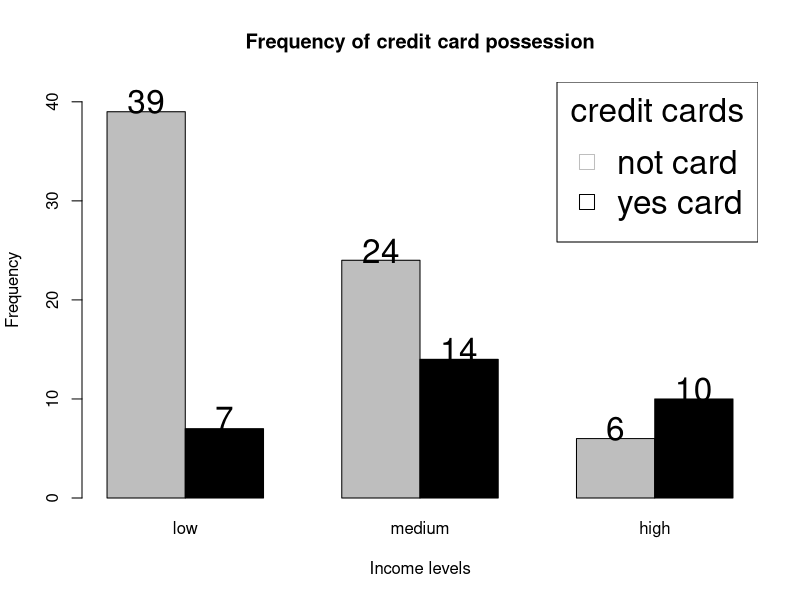
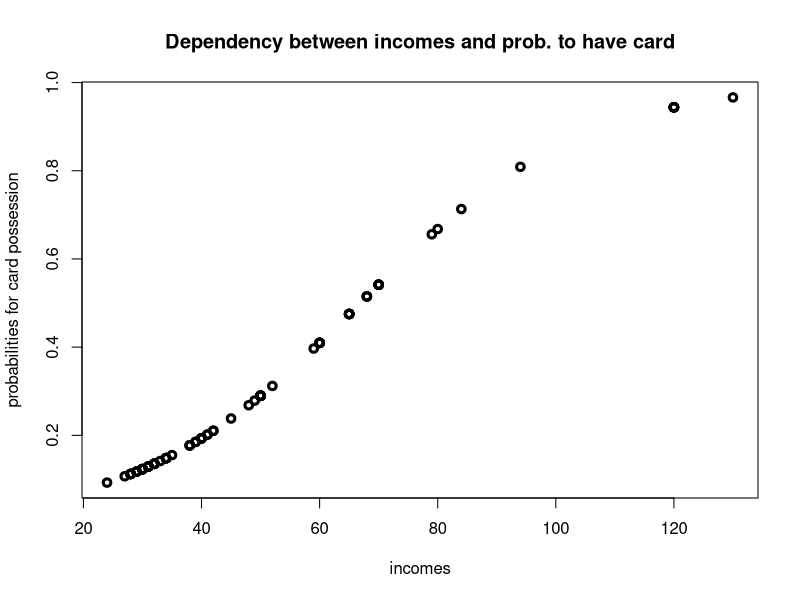

Write R code to recreate these figures, in order.
#######################################################
#      TASK 01 - STATISTIC ANALYSIS IN BIG DATA       #
#######################################################
#                      VERSION 3.0
# Comment: Ctrl + enter --> this is a sequence of commands
# to run selected lines of code in R

# Topic: Categorical data analysis
# Enunciate:
# The table of data refers to a sample of subjects randomly selected
# for an Italian study on the relation between income and whether
# one posseses a travel credit card.
# At each level of annual income (in mill. lira), the table indicates
# the number of subjects sampled and the number of them possesing at
# least one travel credit card.

# read dataset
data <- read.csv("practice01_stat/Credit.csv", sep = " ")

# structure the data
# variables
# income: salary per person
# numcase: number of total sampled persons
# card: number of persons which have least 1 card
data <- data.frame(data)
colnames(data) <- c("income", "numcase", "card")
print("*** Dataset - Credit Card Analysis ***")
print(data)
print("Dimensionality of dataset: ")
print(dim(data))

######################
#       TASK 01      #
######################

# Divide income levels into 3 groups and graphically
# depict the frequency of having at least one card at
# different income levels
# income < 40  ; 40 <= income < 70  ; income >= 70

# number of samples
samples <- dim(data)[1]

# establish grouping criteria
for(i in 1:samples)
{
    if(data$income[i] < 40)
    {
        data$level[i] <- "low"
    }else if (data$income[i] < 70) {
       data$level[i] <- "medium"
    }else {
       data$level[i] <- "high"
    }
}

# final printed for dataset
# check the new column income levels
print(data)

# redefine 2 columns
for(i in 1:samples){
    data$yescard[i] <- data$card[i]
    data$nocard[i] <- data$numcase[i] - data$card[i]
}

# redefine levels
data$level[which(data$level == "low")] <- 0
data$level[which(data$level == "medium")] <- 1
data$level[which(data$level == "high")] <- 2

print(data)

# build the table of factors

# levels of income
income_lev <- levels(as.factor(data$level))

# levels of credit card possession
possession_lev <- c(0, 1)       # values 0: not |  1: yes

# build table of factors
# factor 1: level of income
# factor 2: level of possession of least 1 credit card

f_table <- function(data){
    a <- levels(as.factor(data$level))
    b <- c(0, 1)
    la <- length(a)
    lb <- length(b)
    out <- matrix(nrow = lb, ncol = la)

    for(i in 1:la){
        ftr <- data[, 4] == a[i]
        for(j in b){
            out[j + 1, i] <- sum(data[ftr, ncol(data) - j])
        }
    }

    rownames(out) <- b
    colnames(out) <- a
    out
}

# final table which grouping levels of income
tablitza <- f_table(data)
print(tablitza)

# check total of values in tablitza
sum(tablitza)

# define structure
tt <- structure(c(39, 7, 24, 14, 6, 10), dim = c(6L))
print(tt)

# barplot: frequencies of least 1 card x income levels
bb <- barplot(tablitza, main = "Frequency of credit card possession",
            xlab = "Income levels", ylab = "Frequency",
            col = c("gray", "black"), ylim = c(0, 42),
            names.arg = c("low", "medium", "high"),
            beside = TRUE)
text(bb, tt + 1, tt, cex = 2)
legend("topright", legend = c("not card", "yes card"),
        col = c("gray", "black"),
                pch = 0, cex = 2, title = "credit cards")


######################
#       TASK 02      #
######################

# Check the dependence between the presence of at least one
# card on the level of income (grouping from point 1)
# by methods of classical categorical (Chi-square)

# print summary-table
print(tablitza)
# horizontal => presence of card (0, 1)
# vertical => income levels (0, 1, 2)

#####  Check the dependency between the categorical variables  #####

# test chi square
# H0: no exists relationships on the categorical variables in the population
# Ha: exists significant association / dependence between categorical variables
# variables are significantly contributing to the
# variability of response variable
# p-value > 0 ==> accept H0
# p-value < 0 ==> accept Ha

# classic chi-square
csq <- chisq.test(tablitza, correct = F)
print(csq)

# p-value
alpha <- 0.05
pv.csq <- csq$p.value
print(paste("p-value = ", pv.csq))
# p-value = 0.00124 < 0.05 ==> reject H0, thus have significant diff.

# define criteria
phi_classic <- as.numeric(pv.csq < alpha)

# define function to get hypothesis inference
hypothesis_proof <- function(phi_xi, pvalue){
    if(phi_xi == 0){
        print(paste(phi_xi, " ===> Accept H0, because ", pvalue, " > ", alpha))
        print("variables don't have significant impact in variability of data")
    }else if(phi_xi == 1){
        print(paste(phi_xi, " ===> Reject H0, because ", pvalue, " <= ", alpha))
        print("variables contribute significantly in variability of data")
    }
}

# inference for classical chi-square test
hypothesis_proof(phi_classic, pv.csq)

# simulation chi-square
csq2 <- chisq.test(tablitza, correct = F, simulate.p.value = T)
print(csq2)

pv.csq2 <- csq2$p.value
print(paste("p-value = ", pv.csq2))

phi_simulated <- as.numeric(pv.csq2 < alpha)

# inference for classical chi-square test
hypothesis_proof(phi_simulated, pv.csq2)


######################
#       TASK 03      #
######################

# Check the dependence of the presence of at least one card on the
# level of income without grouping using glm (model logistic regresion).
# Show graphically the resulting dependence of the probability of
# having at least one card on the level income


# build table with each individual case of 100 samples
glm_table <- function(data){
    out <- data.frame(id = c(1:sum(data$numcase)))
    v1 <- NULL      # column for incomes
    v2 <- NULL      # column for card possession

    for(i in 1:samples)
    {
        lim1 <- data$yescard[i]
        lim2 <- data$nocard[i]

        # fill values for cases that have card = yes
        if(lim1 > 0){
            v1 <- c(v1, array(data$income[i], dim = data$yescard[i]))
            v2 <- c(v2, array(1, dim = data$yescard[i]))
        }

        # fill values for cases that have card = no
        if(lim2 > 0){
            v1 <- c(v1, array(data$income[i], dim = data$nocard[i]))
            v2 <- c(v2, array(0, dim = data$nocard[i]))
        }
    }

    # convert the outputs of each column in numerical data type
    out$v1 <- as.numeric(v1)
    out$v2 <- as.numeric(v2)

    # change the name of the columns in "income" and yescard (1: yes | 0: no)
    names(out)[c(2, 3)] <- names(data)[c(1, 5)]

    return(out)
}

# generate the categorical table with each instance
# for glm analysis
categ_table <- glm_table(data)
print(categ_table)

# create general logistic regression:
# y = f(x), where logit(y) = b0 + b1 * x
# variables
# y: presence or not of least 1 credit card     ==> categorical variable
# x: income (without grouping)                  ==> real variable

# analysis for classic logistic regression
lr_model <- glm(yescard ~ income, data = categ_table, family = "binomial")
lr_ind <- glm(yescard ~ 1, data = categ_table, family = "binomial")

# logarithm function of relative maximum likelihood
llr <- lr_ind$deviance - lr_model$deviance

# compute the pvalue
llr_pvalue <- pchisq(q = llr, df = 1, lower.tail = FALSE)
print(paste("p-value = ", llr_pvalue))

# apply criteria function and check hypothesis result
phi_llr <- as.numeric(llr_pvalue < alpha)

# inference with relative maximum likelihood and Chi-square
hypothesis_proof(phi_llr, llr_pvalue)

# make anova analysis
# H0: no significant difference between the means of
# the groups (u0 = u1 = ... = uk)
# H1: the variables added contribute significantly to
# the variability of response variable
glm_anova <- anova(lr_ind, lr_model, test = "LRT")
print(glm_anova)

# pvalue = 2.19e-07 *** ==> very high significance

# Conclusion: for that, the impact of categorical variable
# in the logistic regression model is significant


##### variant 2  #####  with probabilities
# analysis which transforms the probability of the response variable
# being a success, resulting in different predicted probabilities for
# the same set of predictor variables.

lr_model2 <- glm(yescard ~ income, data = categ_table,
                    family = binomial("probit"))

lr_ind2 <- glm(yescard ~ 1, data = categ_table,
                    family = binomial("probit"))

glm_anova2 <- anova(lr_ind2, lr_model2, test = "LRT")
print(glm_anova2)

# pvalue = 2.06e-07 *** ==> very high significance


# show graphically the resulting dependence of the
# probability of having at least one card on the
# level income

# check the dependency of logistic regression
print(head(categ_table))

x <- categ_table$income
z <- lr_model$coeff[1] + lr_model$coeff[2] * x
pz <- exp(z) / (1 + exp(z))
print(pz)
plot(x, pz, xlab = "incomes", ylab = "probabilities for card possession",
            main = "Dependency between incomes and prob. to have card", lwd = 3)


######################
#       TASK 04      #
######################

# Check the dependence of the presence of at least one card on the
# level of income with grouping from item (1) using glm.
# Make it using 2 ways: using logistic regression model and
# with poisson model


######### poisson model ##########
# using frequencies like observations
head(tablitza)

# rebuild data structure to work with frequencies for poisson model

poiss_table <- function(dt){
    at <- rownames(dt)
    bt <- colnames(dt)
    dtpoiss <- data.frame(id = c(1:(length(at) * length(bt))))

    c1 <- NULL
    c2 <- NULL
    c3 <- NULL

    for(i in at){
        for(j in bt){
            c1 <- c(c1, i)
            c2 <- c(c2, j)
            c3 <- c(c3, dt[i, j])
        }
    }

    dtpoiss$c1 <- as.numeric(c1)
    dtpoiss$c2 <- as.numeric(c2)
    dtpoiss$c3 <- as.numeric(c3)
    names(dtpoiss)[c(2, 3, 4)] <- c("possession", "levels", "frequency")

    return(dtpoiss)
}

# new data structure with frequencies
freq_table <- poiss_table(tablitza)
print(freq_table)

# compute the dimension of levels for each categorical variable
nl1 <- length(levels(as.factor(freq_table$possession)))
nl2 <- length(levels(as.factor(freq_table$levels)))

# poisson model based in frequencies
poiss_model <- glm(frequency ~ as.factor(possession) * as.factor(levels),
                    data = freq_table, family = "poisson")

# additive model (with independency)
poiss_ind <- glm(frequency ~ as.factor(possession) + as.factor(levels),
                    data = freq_table, family = "poisson")

# logarithm max-likelihood
llr_poiss <- poiss_ind$deviance - poiss_model$deviance

# compute p-value
llrpoiss_pvalue <- pchisq(q = llr_poiss, df = (nl1 - 1) * (nl2 - 1),
                        lower.tail = FALSE)
print(paste("Poisson p-value = ", llrpoiss_pvalue))

# make anova test
poiss_anova <- anova(poiss_ind, poiss_model, test = "LRT")
print(poiss_anova)

# conclusion
phi_poisson <- as.numeric(llr_pvalue < alpha)

# inference for classical chi-square test
hypothesis_proof(phi_poisson, llrpoiss_pvalue)


####### logistic regression #######
print(freq_table)

group_glm <- function(dtt){
    a <- levels(as.factor(dtt$possession))
    b <- levels(as.factor(dtt$levels))
    la <- length(a)
    lb <- length(b)
    out <- data.frame(id = c(1:sum(freq_table$frequency)))
    v1 <- NULL
    v2 <- NULL

    for(i in 1:la){
        for(j in 1:lb){
            ftr <- freq_table[, 2] == a[i] & freq_table[, 3] == b[j]
            v1 <- c(v1, array(a[i], dim = sum(dtt$frequency[ftr])))
            v2 <- c(v2, array(b[j], dim = sum(dtt$frequency[ftr])))
        }
    }

    out$v1 <- as.numeric(v1)
    out$v2 <- as.numeric(v2)
    names(out)[c(2, 3)] <- names(dtt)[c(2, 3)]

    return(out)
}

# build the new datatable
group_table <- group_glm(freq_table)
print(group_table)

# build logistic regression model for grouping data
lr_group <- glm(possession ~ levels, data = group_table, family = binomial)

# independently model for grouping data
lr_gind <- glm(possession ~ 1, data = group_table, family = binomial)

# logaritm relative max-likelihood
llr2 <- lr_gind$deviance - lr_group$deviance

# calculate p-value
llr2_pvalue <- pchisq(llr2, 1, lower.tail = FALSE)
print(paste("logistic reg. grouping pvalue = ", llr2_pvalue))

# analysis anova
llr2_anova <- anova(lr_gind, lr_group, test = "LRT")
print(llr2_anova)

# define criteria function
phi_llrgroup <- as.numeric(llr2_pvalue < alpha)

# make inference
hypothesis_proof(phi_llrgroup, llr2_pvalue)

